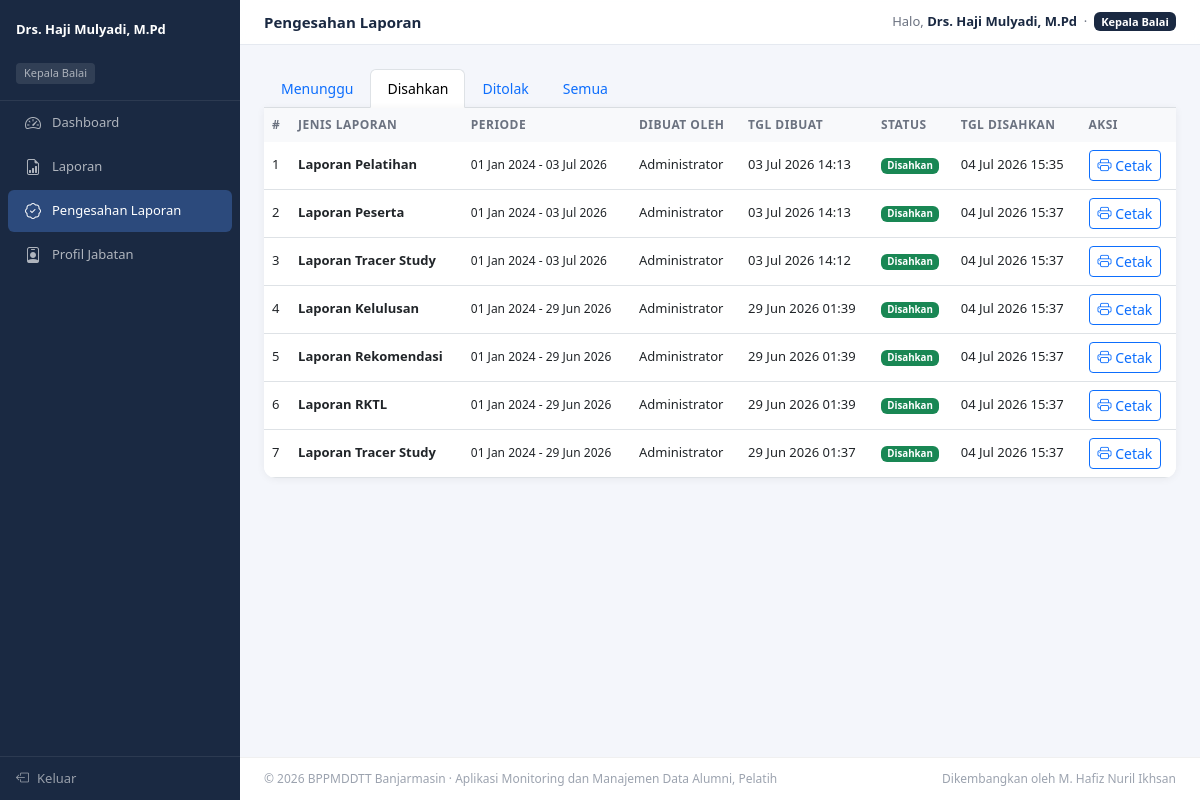
The app's page /login/kepala/pengesahan.php?filter=diterima (signed in) with its own data.
### tables this page shows
CREATE TABLE `persetujuan_laporan` (
  `id` int(10) UNSIGNED NOT NULL,
  `kode_laporan` varchar(64) NOT NULL COMMENT 'Kode unik laporan',
  `jenis` varchar(50) NOT NULL,
  `periode_dari` date NOT NULL,
  `periode_sampai` date NOT NULL,
  `kepala_id` int(10) UNSIGNED DEFAULT NULL,
  `status` enum('menunggu','diterima','ditolak') NOT NULL DEFAULT 'menunggu',
  `tgl_diterima` timestamp NULL DEFAULT NULL,
  `catatan` text DEFAULT NULL,
  `dibuat_oleh` int(10) UNSIGNED DEFAULT NULL,
  `created_at` timestamp NOT NULL DEFAULT current_timestamp()
);

CREATE TABLE `users` (
  `id` int(10) UNSIGNED NOT NULL,
  `name` varchar(100) NOT NULL,
  `email` varchar(150) NOT NULL,
  `password` varchar(255) NOT NULL,
  `role` enum('admin','instruktur','peserta','alumni','kepala') NOT NULL DEFAULT 'peserta',
  `is_active` tinyint(1) NOT NULL DEFAULT 1,
  `created_at` timestamp NOT NULL DEFAULT current_timestamp(),
  `updated_at` timestamp NOT NULL DEFAULT current_timestamp() ON UPDATE current_timestamp()
);

### login/kepala/pengesahan.php (the view, shortened to what this page needs)
<?php
include 'header.php';
$filter = isset($_GET['filter']) ? $_GET['filter'] : 'menunggu';
$where  = $filter !== 'semua' ? "WHERE pl.status='$filter'" : '';
$judul = [
    'pelatihan'=>'Laporan Pelatihan','peserta'=>'Laporan Peserta',
    'alumni'=>'Laporan Alumni','tracer'=>'Laporan Tracer Study',
    'rktl'=>'Laporan RKTL','rekomendasi'=>'Laporan Rekomendasi','kelulusan'=>'Laporan Kelulusan',
];
$data = mysqli_query($koneksi, "
    SELECT pl.*, u.name as nama_pembuat,
        k.nama_lengkap as nama_kepala
    FROM persetujuan_laporan pl
    LEFT JOIN users u ON pl.dibuat_oleh=u.id
    LEFT JOIN kepala k ON pl.kepala_id=k.id
    $where
    ORDER BY pl.created_at DESC
");
?>
<ul class="nav nav-tabs mb-0">
  <?php foreach (['menunggu'=>'Menunggu','diterima'=>'Disahkan','ditolak'=>'Ditolak','semua'=>'Semua'] as $k=>$v): ?>
    <li class="nav-item">
      <a class="nav-link <?= $filter===$k?'active':'' ?>" href="pengesahan.php?filter=<?= $k ?>">
        <?= $v ?>
      </a>
    </li>
  <?php endforeach; ?>
</ul>
<div class="card" style="border-radius:0 0 12px 12px">
  <div class="table-responsive">
    <table class="table table-hover mb-0">
      <thead>
        <tr><th>#</th><th>Jenis Laporan</th><th>Periode</th><th>Dibuat Oleh</th><th>Tgl Dibuat</th><th>Status</th><th>Tgl Disahkan</th><th>Aksi</th></tr>
      </thead>
      <tbody>
      <?php $no=1; while ($row = mysqli_fetch_assoc($data)): ?>
        <tr>
          <td><?= $no++ ?></td>
          <td><strong><?= htmlspecialchars($judul[$row['jenis']] ?? $row['jenis']) ?></strong></td>
          <td style="font-size:12px">
            <?= date('d M Y', strtotime($row['periode_dari'])) ?> -
            <?= date('d M Y', strtotime($row['periode_sampai'])) ?>
          </td>
          <td><?= htmlspecialchars($row['nama_pembuat'] ?? '-') ?></td>
          <td><?= date('d M Y H:i', strtotime($row['created_at'])) ?></td>
          <td>
            <?php
            $sb = ['menunggu'=>'warning','diterima'=>'success','ditolak'=>'danger'];
            $sl = ['menunggu'=>'Menunggu','diterima'=>'Disahkan','ditolak'=>'Ditolak'];
            ?>
            <span class="badge bg-<?= $sb[$row['status']] ?>"><?= $sl[$row['status']] ?></span>
          </td>
          <td><?= $row['tgl_diterima'] ? date('d M Y H:i', strtotime($row['tgl_diterima'])) : '-' ?></td>
          <td>
            <?php if ($row['status'] === 'menunggu'): ?>
              <a href="pengesahan.php?aksi=setujui&kode=<?= $row['kode_laporan'] ?>&filter=<?= $filter ?>"
                 class="btn btn-sm btn-success mb-1"
                 onclick="return confirm('Sahkan laporan ini?')">
                <i class="bi bi-check-lg"></i> Sahkan
              </a>
              <button class="btn btn-sm btn-danger"
                      data-bs-toggle="modal" data-bs-target="#modalTolak"
                      data-kode="<?= $row['kode_laporan'] ?>">
                <i class="bi bi-x-lg"></i> Tolak
              </button>
            <?php elseif ($row['status'] === 'diterima'): ?>
              <a href="../admin/laporan_cetak.php?jenis=<?= $row['jenis'] ?>&dari=<?= $row['periode_dari'] ?>&sampai=<?= $row['periode_sampai'] ?>"
                 target="_blank" class="btn btn-sm btn-outline-primary">
                <i class="bi bi-printer"></i> Cetak
              </a>
            <?php else: ?>
              <span class="text-muted" style="font-size:12px">Ditolak</span>
            <?php endif; ?>
          </td>
        </tr>
      <?php endwhile; ?>
      </tbody>
    </table>
  </div>
</div>
<?php include 'footer.php'; ?>

### login/assets/css/global.css (style rules this page uses)
.table-responsive { border-radius: 0 0 12px 12px; }
.table td, .table th { white-space: nowrap; }
body { background: transparent; }
.card { background: rgba(255, 255, 255, 0.95) !important; backdrop-filter: blur(4px); }

### login/kepala/header.php (style rules this page uses)
:root { --sidebar-w:240px; --sidebar-bg:#1a2942; --accent:#2c4a7c; }
body { background:#f4f6fb; font-size:14px; }
.card { border:none; border-radius:12px; box-shadow:0 1px 8px rgba(0,0,0,.06); }
.table thead th { background:#f8f9fb; font-size:12px; font-weight:600; text-transform:uppercase; letter-spacing:.04em; color:#6b7280; border-bottom:none; }
.table td { vertical-align:middle; font-size:13px; }

### records on screen
persetujuan_laporan: jenis "Laporan Pelatihan", periode_dari "01 Jan 2024", periode_sampai "03 Jul 2026", dibuat_oleh.name "Administrator", created_at "03 Jul 2026 14:13", status "Disahkan", tgl_diterima "04 Jul 2026 15:35"
persetujuan_laporan: jenis "Laporan Peserta", periode_dari "01 Jan 2024", periode_sampai "03 Jul 2026", dibuat_oleh.name "Administrator", created_at "03 Jul 2026 14:13", status "Disahkan", tgl_diterima "04 Jul 2026 15:37"
persetujuan_laporan: jenis "Laporan Tracer Study", periode_dari "01 Jan 2024", periode_sampai "03 Jul 2026", dibuat_oleh.name "Administrator", created_at "03 Jul 2026 14:12", status "Disahkan", tgl_diterima "04 Jul 2026 15:37"
persetujuan_laporan: jenis "Laporan Kelulusan", periode_dari "01 Jan 2024", periode_sampai "29 Jun 2026", dibuat_oleh.name "Administrator", created_at "29 Jun 2026 01:39", status "Disahkan", tgl_diterima "04 Jul 2026 15:37"
persetujuan_laporan: jenis "Laporan Rekomendasi", periode_dari "01 Jan 2024", periode_sampai "29 Jun 2026", dibuat_oleh.name "Administrator", created_at "29 Jun 2026 01:39", status "Disahkan", tgl_diterima "04 Jul 2026 15:37"
persetujuan_laporan: jenis "Laporan RKTL", periode_dari "01 Jan 2024", periode_sampai "29 Jun 2026", dibuat_oleh.name "Administrator", created_at "29 Jun 2026 01:39", status "Disahkan", tgl_diterima "04 Jul 2026 15:37"
persetujuan_laporan: jenis "Laporan Tracer Study", periode_dari "01 Jan 2024", periode_sampai "29 Jun 2026", dibuat_oleh.name "Administrator", created_at "29 Jun 2026 01:37", status "Disahkan", tgl_diterima "04 Jul 2026 15:37"

### other values on screen
$kepala_data['nama_lengkap'] "Drs. Haji Mulyadi, M.Pd"
$page_title "Pengesahan Laporan"
$_SESSION['nama'] "Drs. Haji Mulyadi, M.Pd"
$v "Menunggu"
$v "Disahkan"
$v "Ditolak"
$v "Semua"
